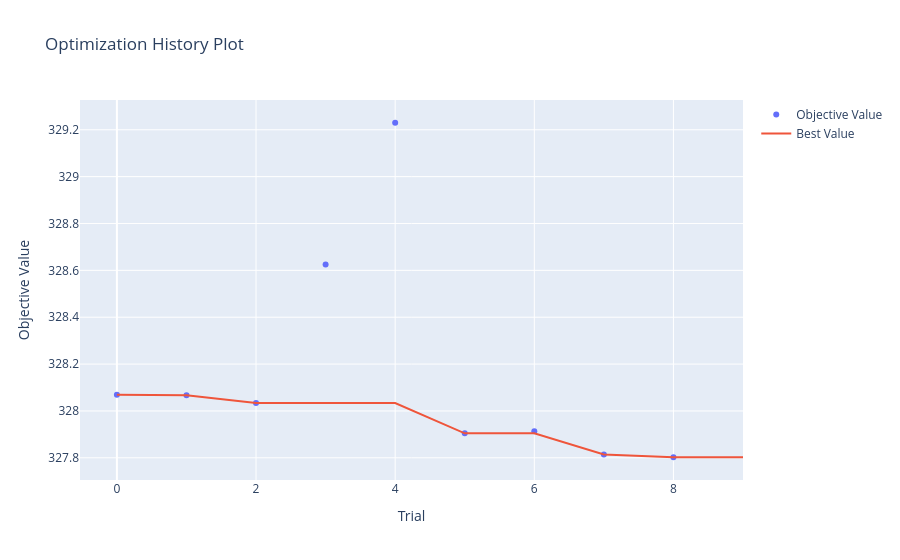
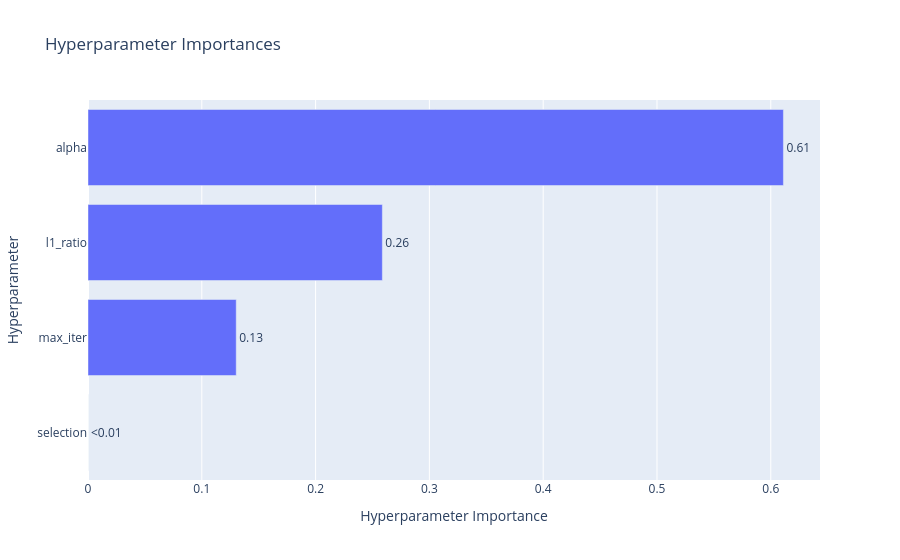

Source (notebook cell) for these figures, in order:
### Code cell
study = results[0]["study"]

vis.plot_optimization_history(study).show()
vis.plot_param_importances(study).show()

### Figure 1 — Plotly figure (JSON) as saved in the notebook; plotly's stock layout.template omitted (floating-point values rounded to 4 significant figures)
{"data": [{"mode": "markers", "name": "Objective Value", "x": [0, 1, 2, 3, 4, 5, 6, 7, 8], "y": [328.1, 328.1, 328.0, 328.6, 329.2, 327.9, 327.9, 327.8, 327.8], "type": "scatter"}, {"mode": "lines", "name": "Best Value", "x": [0, 1, 2, 3, 4, 5, 6, 7, 8, 9], "y": [328.1, 328.1, 328.0, 328.0, 328.0, 327.9, 327.9, 327.8, 327.8, 327.8], "type": "scatter"}, {"marker": {"color": "#cccccc"}, "mode": "markers", "name": "Infeasible Trial", "showlegend": false, "x": [], "y": [], "type": "scatter"}], "layout": {"title": {"text": "Optimization History Plot"}, "xaxis": {"title": {"text": "Trial"}}, "yaxis": {"title": {"text": "Objective Value"}}}}

### Figure 2 — Plotly figure (JSON) as saved in the notebook; plotly's stock layout.template omitted (floating-point values rounded to 4 significant figures)
{"data": [{"cliponaxis": false, "hovertemplate": ["selection (CategoricalDistribution): 0.0<extra></extra>", "max_iter (IntDistribution): 0.13025779263868129<extra></extra>", "l1_ratio (FloatDistribution): 0.25865874695209895<extra></extra>", "alpha (FloatDistribution): 0.6110834604092198<extra></extra>"], "name": "Objective Value", "orientation": "h", "text": ["<0.01", "0.13", "0.26", "0.61"], "textposition": "outside", "x": [0.0, 0.1303, 0.2587, 0.6111], "y": ["selection", "max_iter", "l1_ratio", "alpha"], "type": "bar"}], "layout": {"title": {"text": "Hyperparameter Importances"}, "xaxis": {"title": {"text": "Hyperparameter Importance"}}, "yaxis": {"title": {"text": "Hyperparameter"}}}}
